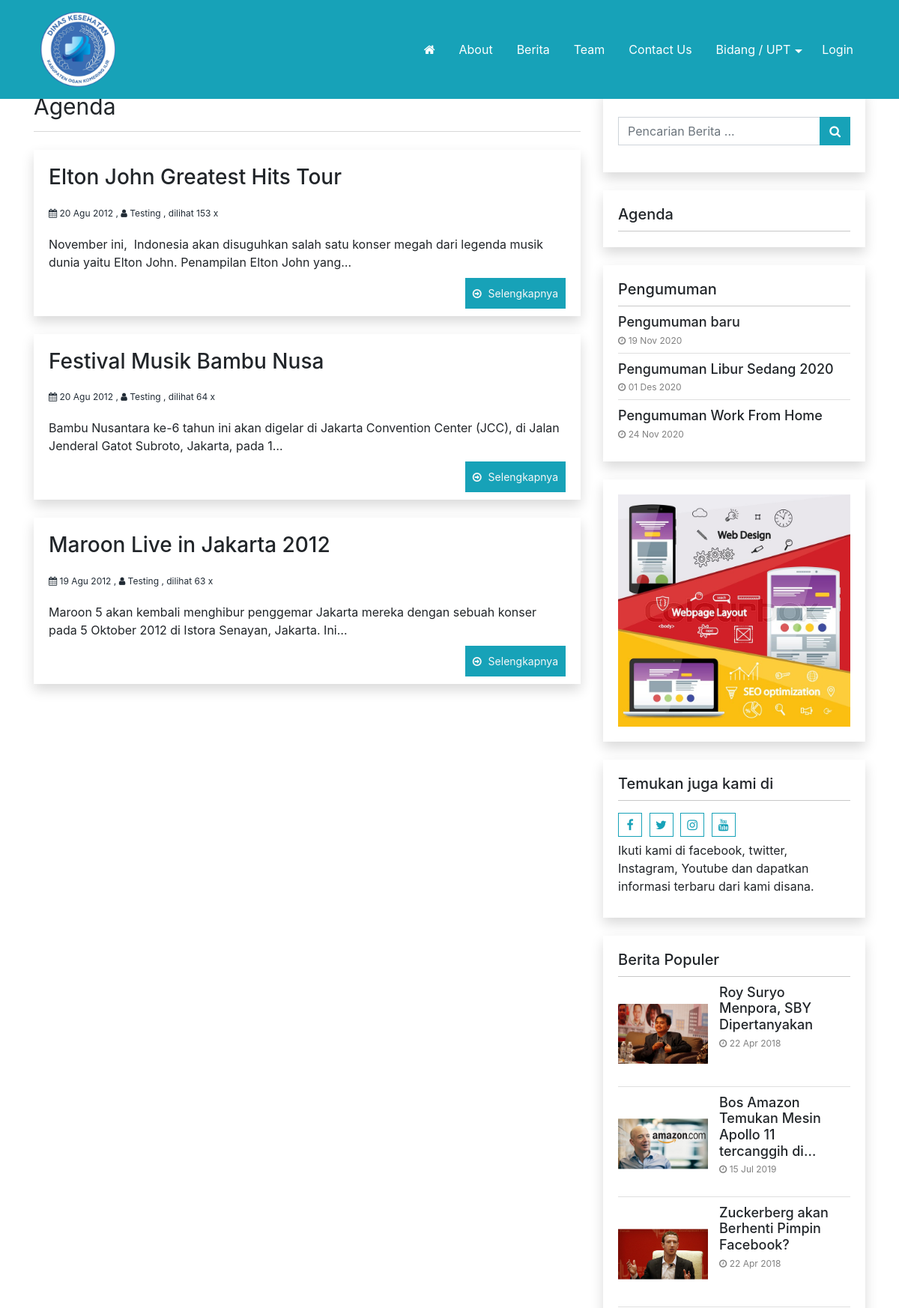
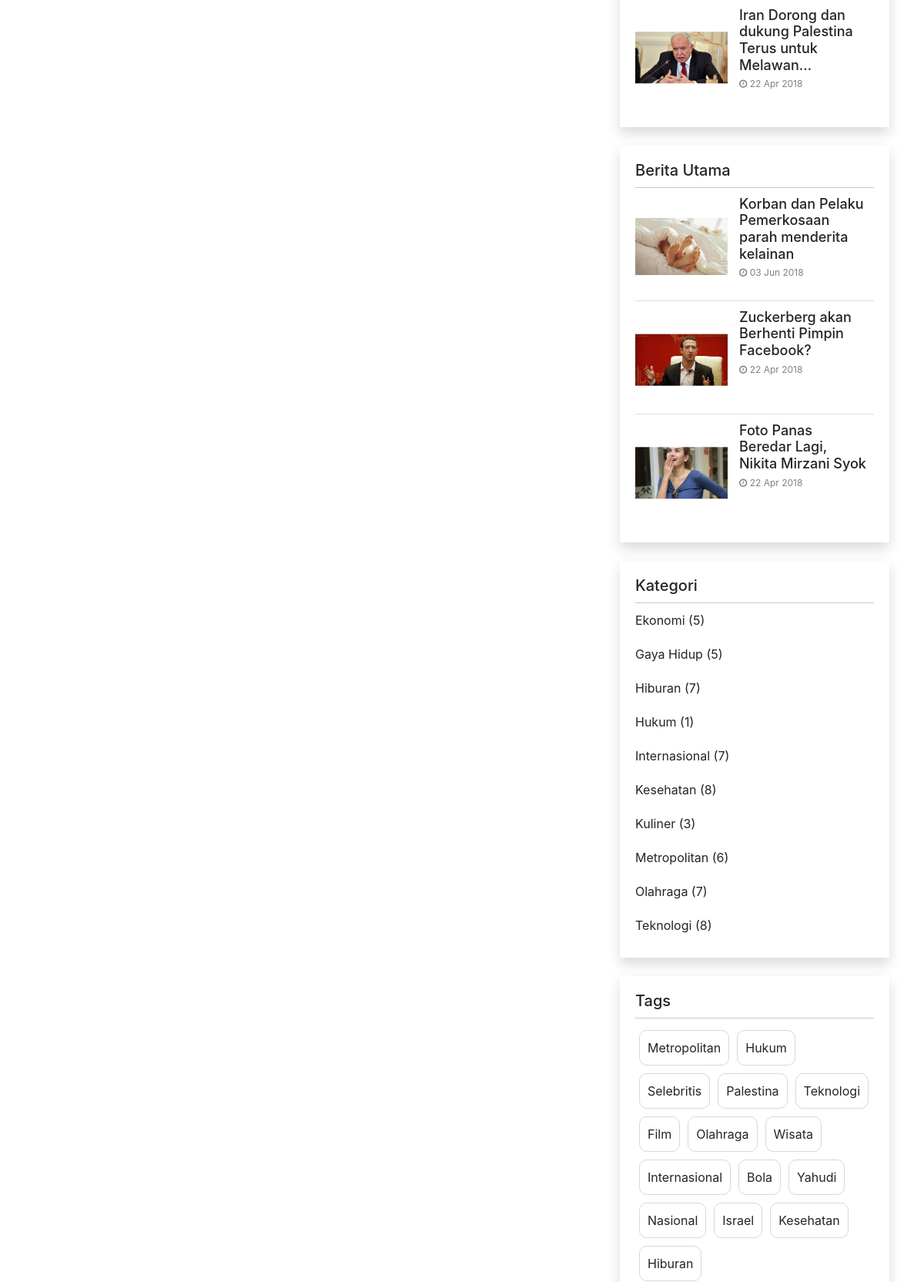
The page /index.php/agenda (upper part) on the database its author committed (2 pictures, top to bottom).
### tables this page shows
CREATE TABLE `logo` (
  `id_logo` int(5) NOT NULL,
  `gambar` varchar(100) NOT NULL
);

CREATE TABLE `agenda` (
  `id_agenda` int(5) NOT NULL,
  `tema` varchar(100) NOT NULL,
  `tema_seo` varchar(100) NOT NULL,
  `isi_agenda` text NOT NULL,
  `tempat` varchar(100) NOT NULL,
  `pengirim` varchar(100) NOT NULL,
  `gambar` varchar(100) NOT NULL,
  `tgl_mulai` date NOT NULL,
  `tgl_selesai` date NOT NULL,
  `tgl_posting` date NOT NULL,
  `jam` varchar(50) NOT NULL,
  `dibaca` int(5) NOT NULL DEFAULT 1,
  `username` varchar(50) NOT NULL
);

CREATE TABLE `users` (
  `username` varchar(50) NOT NULL,
  `password` varchar(255) NOT NULL,
  `nama_lengkap` varchar(100) NOT NULL,
  `email` varchar(100) NOT NULL,
  `no_telp` varchar(20) NOT NULL,
  `foto` varchar(100) NOT NULL,
  `level` varchar(20) NOT NULL DEFAULT 'user',
  `blokir` enum('Y','N') NOT NULL DEFAULT 'N',
  `id_session` varchar(255) NOT NULL
);

CREATE TABLE `tbl_nicepage_pengumuman` (
  `username` varchar(50) DEFAULT NULL,
  `id_pengumuman` int(5) NOT NULL,
  `judul_seo` varchar(255) DEFAULT NULL,
  `judul` varchar(255) DEFAULT NULL,
  `gambar` varchar(255) DEFAULT NULL,
  `deskripsi` text DEFAULT NULL,
  `dibaca` int(10) DEFAULT NULL,
  `tanggal` date DEFAULT NULL
);

CREATE TABLE `pasangiklan` (
  `id_pasangiklan` int(5) NOT NULL,
  `judul` varchar(100) NOT NULL,
  `username` varchar(50) NOT NULL,
  `url` varchar(100) NOT NULL,
  `source` text NOT NULL,
  `gambar` varchar(100) NOT NULL,
  `tgl_posting` date NOT NULL
);

CREATE TABLE `identitas` (
  `id_identitas` int(5) NOT NULL,
  `nama_website` varchar(100) NOT NULL,
  `email` varchar(100) NOT NULL,
  `url` varchar(100) NOT NULL,
  `facebook` text NOT NULL,
  `rekening` varchar(100) NOT NULL,
  `no_telp` varchar(20) NOT NULL,
  `meta_deskripsi` varchar(250) NOT NULL,
  `meta_keyword` varchar(250) NOT NULL,
  `favicon` varchar(50) NOT NULL,
  `maps` text NOT NULL
);

CREATE TABLE `berita` (
  `id_berita` int(5) NOT NULL,
  `id_kategori` int(5) NOT NULL,
  `username` varchar(30) NOT NULL,
  `judul` varchar(100) NOT NULL,
  `sub_judul` varchar(255) NOT NULL,
  `youtube` varchar(100) NOT NULL,
  `judul_seo` text NOT NULL,
  `headline` enum('Y','N') NOT NULL DEFAULT 'Y',
  `aktif` enum('Y','N') NOT NULL DEFAULT 'N',
  `utama` enum('Y','N') NOT NULL DEFAULT 'Y',
  `isi_berita` longtext NOT NULL,
  `keterangan_gambar` text NOT NULL,
  `hari` varchar(20) NOT NULL,
  `tanggal` date NOT NULL,
  `jam` time NOT NULL,
  `gambar` varchar(100) NOT NULL,
  `dibaca` int(5) NOT NULL DEFAULT 1,
  `tag` varchar(100) NOT NULL,
  `status` enum('Y','N') NOT NULL DEFAULT 'Y'
);

CREATE TABLE `tag` (
  `id_tag` int(5) NOT NULL,
  `nama_tag` varchar(100) NOT NULL,
  `username` varchar(50) NOT NULL,
  `tag_seo` varchar(100) NOT NULL,
  `count` int(5) NOT NULL
);

### application/views/nicepage/widgets/widget_berita_tag.php (the view)
<div class="widget widget-tagcloud card mb-4">
		<?php
			if( isset($widget_setting['judul']) ) {
				if( !empty(trim($widget_setting['judul']))) {
					?>
					<h5 class="card-header">
						<?php echo $widget_setting['judul'];?>
					</h5>
					<?php
				}
			}
		?>
  <div class="tagcloud">
  	<?php
		$tag = $this->model_utama->view_ordering_limit('tag','id_tag','RANDOM',0,50);
  		foreach ($tag->result_array() as $row) {
			?>
			<a href="<?php echo base_url()."tag/detail/".$row['tag_seo'];?>">
				<?php echo $row['nama_tag'];?>
			</a>
			<?php
		}
	?></div>
</div>

### application/views/nicepage/agenda.php (shortened to what the rows shown need)
<?php
$get_section_agenda    = $this->model_utama->view_where('tbl_nicepage',array('key' => 'section_agenda'))->row_array();
if(isset($get_section_agenda['value'])){
	if(!empty($get_section_agenda['value'])){
		$section_agenda = json_decode($get_section_agenda['value'],true);
	}
}
?>
<div class="row">
	<?php
	  foreach ($agenda->result_array() as $r) {
		  $tgl_posting = tgl_indo($r['tgl_posting']);
		  $baca = $r['dibaca']+1;
		  $judul = $r['tema'];
		  $isi = word_limiter(strip_tags($r['isi_agenda']),20);
		  $user =  $this->model_utama->view_where('users',array('username' => $r['username'] ))->row_array();
		  ?>
			<div class="col-md-12 mb-4">
			  <div class="agenda card shadow h-100">
		  			<div class="row">
						<div class="col-md-<?php echo ($section_agenda['gambar_halaman'] == '1') ? '8' : '12';?>">
							<div class="card card-content">
								<div class="card-body">
									<a href="<?php echo base_url()."agenda/detail/".$r['tema_seo'];?>">
										<h3 class="card-title"><?php echo $judul;?></h3>
									</a>
									<div class="post-meta">
										<i class="fa fa-calendar"></i> <?php echo  $tgl_posting; ?> ,
										<?php if(!empty( $user['nama_lengkap'])) {?>
											<i class="fa fa-user"></i> <?php echo $user['nama_lengkap']; ?> ,
										<?php } ?>
										dilihat <?php echo $baca;?> x
									</div>
									<div class="card-text">
										<?php echo $isi;  ?>
									</div>
									<a href="<?php echo base_url()."agenda/detail/".$r['tema_seo'];?>" class="read-more">
										Selengkapnya
									</a>
								</div>
							</div>
						</div>
					</div>
				</div>
			</div>
		  <?php
	  }
?>
</div>

### application/views/nicepage/partials/header.php (shortened to what the rows shown need)
<nav class="main-menu-container navbar navbar-dark fixed-top  py-2 py-lg-3">
	<div class="container ml-5 pl-4 ml-lg-auto pl-lg-auto">
		<?php
			$base_path = FCPATH;
			$id_website = $this->model_utama->view('identitas')->row_array();
			$logo_website = $this->model_utama->view('logo')->row_array();
		?>
		<a class="navbar-brand float-left" href="<?php echo base_url();?>">
			<?php
				if ( $logo_website['gambar'] !== '' &&  file_exists( $base_path ."asset/logo/".$logo_website['gambar'] ) ){
					$img_src = base_url() ."asset/logo/".$logo_website['gambar'] ;
					?>
						<div class="logo-header">
							<img  src="<?php echo $img_src ;?>" alt="<?php echo $id_website['nama_website']; ?>">
						</div>
					<?php
				} else {
					?>
					<?php echo $id_website['nama_website']; ?>
					<?php
				}
			?>
		</a>
	</div>
</nav>

### application/views/nicepage/partials/sidebar.php
<div class="sidebar">
<?php
$get_setting_sidebar    = $this->model_utama->view_where('tbl_nicepage',array('key' => 'setting_sidebar'))->row_array();
$sidebar = array();
if(isset($get_setting_sidebar['value'])) {
	if(!empty($get_setting_sidebar['value'])){
		$setting_sidebar = json_decode($get_setting_sidebar['value'],true);
		if(!empty($setting_sidebar)) {
			$number = 0;
			foreach($setting_sidebar as $i => $widget_id){
				$id = key($widget_id);
				$sidebar[$number]['widget_id'] = $id;
				$sidebar[$number]['widget_setting'] = $widget_id[$id];
				$number++;
			}
		}
	}
}
foreach($sidebar as $i => $item) {
	$file_sidebar = VIEWPATH . template().'/widgets/' . $item['widget_id'] . '.php';
	if( file_exists($file_sidebar)) {
		$widget_setting = $item['widget_setting'];
		include $file_sidebar;
	}
}
?>
</div>

### application/views/nicepage/widgets/widget_pengumuman.php (shortened to what the rows shown need)
<div class="widget card mb-4 widget-pengumuman ">
		<?php
			$jumlah_pengumuman = 0;
			if( isset($widget_setting['judul']) ) {
				if( !empty(trim($widget_setting['judul']))) {
					?>
					<h5 class="card-header">
						<?php echo $widget_setting['judul'];?>
					</h5>
					<?php
				}
			}
			if( isset($widget_setting['jumlah']) ) {
				$jumlah_pengumuman = (int) $widget_setting['jumlah'];
			}
			$tampilkan_gambar =  1;
			if( isset($widget_setting['tampilkan_gambar']) ) {
				$tampilkan_gambar = (int) $widget_setting['tampilkan_gambar'];
			}
		?>
	<div class="card-body">
		<ul>
			<?php
				$pengumuman = $this->db->query("
					SELECT
						*
					FROM
						tbl_nicepage_pengumuman
					ORDER BY
						id_pengumuman DESC
					LIMIT 0,".$jumlah_pengumuman
				)->result_array();
				foreach ($pengumuman as $item) {
					?>
					<li class="list-post">
						<div class="post-content"
							<?php if($tampilkan_gambar == 0) { ?>
								style="min-height: auto;padding: 0;"
							<?php } ?>
							>
							<a href="<?php echo base_url('pengumuman/detail/'.$item['judul_seo']);?>" >
								<h5 class="post-header">
									<?php echo $item['judul'];?>
								</h5>
							</a>
								<div class="post-meta">
									<i class="fa fa-clock-o"></i> <?php echo tgl_indo($item['tanggal']);?>
								</div>
						</div>
					</li>
					<?php
				}
			?>
		</ul>
    </div>
</div>

### application/views/nicepage/widgets/widget_iklan_sidebar.php (shortened to what the rows shown need)
<div class="widget card mb-4 widget-iklan-sidebar">
			<?php
	$iklan_sidebar = 0;
	if( isset($widget_setting['iklan_sidebar']) ) {
		$iklan_sidebar = (int) $widget_setting['iklan_sidebar'];
	}
?>
<?php
  	$pasang_iklan_sidebar = $this->db->query("SELECT * FROM pasangiklan WHERE id_pasangiklan ='". $iklan_sidebar."'");
	foreach ($pasang_iklan_sidebar->result_array() as $iklan){
		if ($iklan['gambar'] != ''){
			?>
			<a href="<?php echo $iklan['url'];?>"
				target='_blank'>
				<img style='width:100%'
					src="<?php echo base_url()."asset/foto_pasangiklan/".$iklan['gambar'];?>"
					alt="<?php echo $iklan['judul'];?>" />
			</a>
			<?php
		}
	 }
?>
</div>

### application/views/nicepage/widgets/widget_social.php
<div class="widget card mb-4 widget-social">
	<?php
		if( isset($widget_setting['judul']) ) {
			if( !empty(trim($widget_setting['judul']))) {
				?>
				<h5 class="card-header">
					<?php echo $widget_setting['judul'];?>
				</h5>
				<?php
			}
		}
	?>
	<div class="social-bar">
		<?php
			$sosmed = $this->model_utama->view('identitas')->row_array();
			$pecahd = explode(",", $sosmed['facebook']);
		?>
		<a target="_BLANK" href="<?php echo $pecahd[0]; ?>" class="social-icon"><i class="fa fa-facebook" aria-hidden="true"></i></a>
		<a target="_BLANK" href="<?php echo $pecahd[1]; ?>" class="social-icon"><i class="fa fa-twitter" aria-hidden="true"></i></a>
		<a target="_BLANK" href="<?php echo $pecahd[2]; ?>" class="social-icon"><i class="fa fa-instagram" aria-hidden="true"></i></a>
		<a target="_BLANK" href="<?php echo $pecahd[3]; ?>" class="social-icon"><i class="fa fa-youtube" aria-hidden="true"></i></a>
		<?php
			if( isset($widget_setting['teks']) ) {
				if( !empty(trim($widget_setting['teks']))) {
					?>
					<div class="social-text"><?php echo $widget_setting['teks'];?></div>
					<?php
				}
			}
		?>
	</div>
</div>

### application/views/nicepage/widgets/widget_berita_populer.php (shortened to what the rows shown need)
<div class="widget card mb-4 posts-widget">
	<?php
		$jumlah_berita = 0;
		if( isset($widget_setting['judul']) ) {
			if( !empty(trim($widget_setting['judul']))) {
				?>
				<h5 class="card-header">
					<?php echo $widget_setting['judul'];?>
				</h5>
				<?php
			}
		}
		if( isset($widget_setting['jumlah']) ) {
			$jumlah_berita = (int) $widget_setting['jumlah'];
		}
	?>
	<div class="card-body">
		<ul>
			<?php
				$populer = $this->model_utama->view_join_two(
					'berita',
					'users',
					'kategori',
					'username',
					'id_kategori',
					array('berita.status' => 'Y'),
					'dibaca','DESC',0, $jumlah_berita
				);
				foreach ($populer->result_array() as $berita) {
				$img_src= base_url().'asset/foto_berita/small_no-image.jpg';
				if ($berita['gambar'] !==''){
					$img_src =base_url().'asset/foto_berita/'.$berita['gambar'];
				}
				$img_size = getimagesize($img_src);
				$class_image= ($img_size[0] > $img_size[1]) ? 'landscape':'portrait';
				?>
					<li class="list-post">
						<a href="<?php echo base_url().$berita['judul_seo'];?>">
							<div class="post-img-container">
								<div class="thumbnail">
									<div class="center">
										<img class="<?php echo $class_image;?>" src="<?php echo $img_src;?>" title="image" />
									</div>
								</div>
							</div>
						</a>
						<div class="post-content">
							<a href="<?php echo base_url().$berita['judul_seo'];?>" >
								<h5 class="post-header">
									<?php echo word_limiter( strip_tags($berita['judul']),8);?>
								</h5>
							</a>
							<div class="post-meta">
								<i class="fa fa-clock-o"></i> <?php echo tgl_indo($berita['tanggal']);?>
							</div>
						</div>
					</li>
					<?php
				}
			?>
		</ul>
	</div>
</div>

### application/views/nicepage/widgets/widget_berita_pilihan.php (shortened to what the rows shown need)
<div class="widget card mb-4 posts-widget">
		<?php
			$jumlah_berita = 0;
			if( isset($widget_setting['judul']) ) {
				if( !empty(trim($widget_setting['judul']))) {
					?>
					<h5 class="card-header">
						<?php echo $widget_setting['judul'];?>
					</h5>
					<?php
				}
			}
			$filter_berita = array();
			if( isset($widget_setting['group']) ) {
				$group_berita =  $widget_setting['group'];
				if(!empty(trim($group_berita))) {
					switch ($group_berita) {
						case 'utama':
							$filter_berita = array('berita.utama' => 'Y');
							break;
					}
				}
			}
			if( isset($widget_setting['jumlah']) ) {
				$jumlah_berita = (int) $widget_setting['jumlah'];
			}
		?>
	<div class="card-body">
		<ul>
				<?php
					$filter_berita = array_merge($filter_berita,array(
						'berita.status' => 'Y'
					));
					$berita_pilihan = $this->model_utama->view_join_two(
							'berita',
							'users',
							'kategori',
							'username',
							'id_kategori',
							$filter_berita,
							'tanggal','DESC',0,$jumlah_berita);
					foreach ($berita_pilihan->result_array() as $i => $berita) {
					$img_src= base_url().'asset/foto_berita/small_no-image.jpg';
					if ($berita['gambar'] !==''){
						$img_src =base_url().'asset/foto_berita/'.$berita['gambar'];
					}
					$img_size = getimagesize($img_src);
					$class_image= ($img_size[0] > $img_size[1]) ? 'landscape':'portrait';
					?>
					<li class="list-post">
							<a href="<?php echo base_url().$berita['judul_seo'];?>">
								<div class="post-img-container">
									<div class="thumbnail">
										<div class="center">
											<img class="<?php echo $class_image;?>" src="<?php echo $img_src;?>" title="image" />
										</div>
									</div>
								</div>
							</a>
							<div class="post-content">
								<a href="<?php echo base_url().$berita['judul_seo'];?>" >
									<h5 class="post-header">
										<?php echo word_limiter( strip_tags($berita['judul']),8);?>
									</h5>
								</a>
								<div class="post-meta">
									<i class="fa fa-clock-o"></i> <?php echo tgl_indo($berita['tanggal']);?>
								</div>
							</div>
					</li>
					<?php
					}
				?>
		</ul>
	</div>
</div>

### rows shown on the page
logo: gambar (picture)
agenda: tema "Elton John Greatest Hits Tour", tgl_posting "20 Agu 2012", users.nama_lengkap "Testing", dibaca "153", isi_agenda "November ini, Indonesia akan disuguhkan salah satu konser megah dari legenda musik dunia yaitu Elton John. Penampilan Elton John yang…"
agenda: tema "Festival Musik Bambu Nusa", tgl_posting "20 Agu 2012", users.nama_lengkap "Testing", dibaca "64", isi_agenda "Bambu Nusantara ke-6 tahun ini akan digelar di Jakarta Convention Center (JCC), di Jalan Jenderal Gatot Subroto, Jakarta, pada 1…"
agenda: tema "Maroon Live in Jakarta 2012", tgl_posting "19 Agu 2012", users.nama_lengkap "Testing", dibaca "63", isi_agenda "Maroon 5 akan kembali menghibur penggemar Jakarta mereka dengan sebuah konser pada 5 Oktober 2012 di Istora Senayan, Jakarta. Ini…"
tbl_nicepage_pengumuman: judul "Pengumuman baru", tanggal "19 Nov 2020"
tbl_nicepage_pengumuman: judul "Pengumuman Libur Sedang 2020", tanggal "01 Des 2020"
tbl_nicepage_pengumuman: judul "Pengumuman Work From Home", tanggal "24 Nov 2020"
pasangiklan: gambar (picture)
identitas: judul "Temukan juga kami di", teks "Ikuti kami di facebook, twitter, Instagram, Youtube dan dapatkan informasi terbaru dari kami disana."
berita: gambar (picture), judul "Roy Suryo Menpora, SBY Dipertanyakan", tanggal "22 Apr 2018"
berita: gambar (picture), judul "Bos Amazon Temukan Mesin Apollo 11 tercanggih di…", tanggal "15 Jul 2019"
berita: gambar (picture), judul "Zuckerberg akan Berhenti Pimpin Facebook?", tanggal "22 Apr 2018"
berita: gambar (picture), judul "Iran Dorong dan dukung Palestina Terus untuk Melawan…", tanggal "22 Apr 2018"
berita: gambar (picture), judul "Korban dan Pelaku Pemerkosaan parah menderita kelainan", tanggal "03 Jun 2018"
berita: gambar (picture), judul "Foto Panas Beredar Lagi, Nikita Mirzani Syok", tanggal "22 Apr 2018"
tag: nama_tag "Metropolitan"
tag: nama_tag "Hukum"
tag: nama_tag "Selebritis"
tag: nama_tag "Palestina"
tag: nama_tag "Teknologi"
tag: nama_tag "Film"
tag: nama_tag "Olahraga"
tag: nama_tag "Wisata"
tag: nama_tag "Internasional"
tag: nama_tag "Bola"
tag: nama_tag "Yahudi"
tag: nama_tag "Nasional"
tag: nama_tag "Israel"
tag: nama_tag "Kesehatan"
tag: nama_tag "Hiburan"

### other values the page prints
$widget_setting['judul'] "Agenda"
$widget_setting['judul'] "Pengumuman"
$widget_setting['judul'] "Berita Populer"
$widget_setting['judul'] "Berita Utama"
$widget_setting['judul'] "Kategori"
$item_kategori['nama_kategori'] "Ekonomi"
$item_kategori['jml_berita'] "5"
$item_kategori['nama_kategori'] "Gaya Hidup"
$item_kategori['nama_kategori'] "Hiburan"
$item_kategori['jml_berita'] "7"
$item_kategori['nama_kategori'] "Hukum"
$item_kategori['jml_berita'] "1"
$item_kategori['nama_kategori'] "Internasional"
$item_kategori['nama_kategori'] "Kesehatan"
$item_kategori['jml_berita'] "8"
